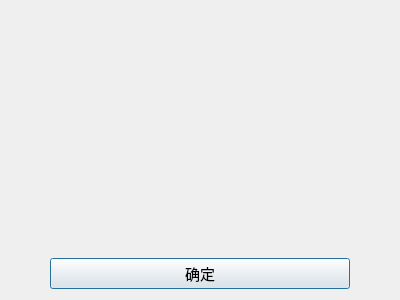
<?xml version="1.0" encoding="UTF-8"?>
<ui version="4.0">
 <class>infoDialog</class>
 <widget class="QDialog" name="infoDialog">
  <property name="geometry">
   <rect>
    <x>0</x>
    <y>0</y>
    <width>400</width>
    <height>300</height>
   </rect>
  </property>
  <property name="windowTitle">
   <string>Dialog</string>
  </property>
  <property name="styleSheet">
   <string notr="true"/>
  </property>
  <property name="modal">
   <bool>false</bool>
  </property>
  <layout class="QVBoxLayout" name="verticalLayout">
   <item>
    <widget class="QLabel" name="textLabel">
     <property name="minimumSize">
      <size>
       <width>0</width>
       <height>200</height>
      </size>
     </property>
     <property name="text">
      <string/>
     </property>
     <property name="alignment">
      <set>Qt::AlignCenter</set>
     </property>
    </widget>
   </item>
   <item>
    <layout class="QHBoxLayout" name="horizontalLayout">
     <item>
      <spacer name="horizontalSpacer_2">
       <property name="orientation">
        <enum>Qt::Horizontal</enum>
       </property>
       <property name="sizeHint" stdset="0">
        <size>
         <width>40</width>
         <height>20</height>
        </size>
       </property>
      </spacer>
     </item>
     <item>
      <widget class="QPushButton" name="bt_ensure">
       <property name="sizePolicy">
        <sizepolicy hsizetype="Maximum" vsizetype="Fixed">
         <horstretch>0</horstretch>
         <verstretch>0</verstretch>
        </sizepolicy>
       </property>
       <property name="minimumSize">
        <size>
         <width>300</width>
         <height>30</height>
        </size>
       </property>
       <property name="font">
        <font>
         <pointsize>11</pointsize>
        </font>
       </property>
       <property name="text">
        <string>确定</string>
       </property>
      </widget>
     </item>
     <item>
      <spacer name="horizontalSpacer">
       <property name="orientation">
        <enum>Qt::Horizontal</enum>
       </property>
       <property name="sizeHint" stdset="0">
        <size>
         <width>40</width>
         <height>20</height>
        </size>
       </property>
      </spacer>
     </item>
    </layout>
   </item>
  </layout>
 </widget>
 <resources/>
 <connections>
  <connection>
   <sender>bt_ensure</sender>
   <signal>clicked()</signal>
   <receiver>infoDialog</receiver>
   <slot>close()</slot>
   <hints>
    <hint type="sourcelabel">
     <x>199</x>
     <y>264</y>
    </hint>
    <hint type="destinationlabel">
     <x>199</x>
     <y>149</y>
    </hint>
   </hints>
  </connection>
 </connections>
</ui>
